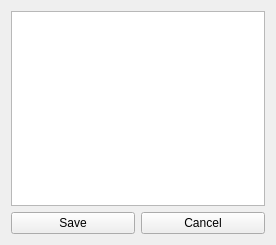
<?xml version="1.0" encoding="UTF-8"?>
<ui version="4.0">
 <class>GridEditor</class>
 <widget class="QWidget" name="GridEditor">
  <property name="geometry">
   <rect>
    <x>0</x>
    <y>0</y>
    <width>276</width>
    <height>245</height>
   </rect>
  </property>
  <property name="sizePolicy">
   <sizepolicy hsizetype="Minimum" vsizetype="Minimum">
    <horstretch>0</horstretch>
    <verstretch>0</verstretch>
   </sizepolicy>
  </property>
  <property name="windowTitle">
   <string>Grid Editor</string>
  </property>
  <layout class="QHBoxLayout" name="horizontalLayout_2">
   <item>
    <layout class="QVBoxLayout" name="verticalLayout">
     <item>
      <widget class="QTableWidget" name="tableWidget">
       <property name="contextMenuPolicy">
        <enum>Qt::CustomContextMenu</enum>
       </property>
      </widget>
     </item>
     <item>
      <layout class="QHBoxLayout" name="horizontalLayout">
       <item>
        <widget class="QPushButton" name="pushButton">
         <property name="text">
          <string>Save</string>
         </property>
        </widget>
       </item>
       <item>
        <widget class="QPushButton" name="CancelPushButton">
         <property name="text">
          <string>Cancel</string>
         </property>
        </widget>
       </item>
      </layout>
     </item>
    </layout>
   </item>
  </layout>
  <action name="action_get_stadistics_on_column">
   <property name="text">
    <string>get stadistics on column</string>
   </property>
   <property name="toolTip">
    <string>&lt;html&gt;&lt;head/&gt;&lt;body&gt;&lt;p&gt;Opens a window where stadistics are shown&lt;/p&gt;&lt;/body&gt;&lt;/html&gt;</string>
   </property>
  </action>
 </widget>
 <resources/>
 <connections/>
</ui>
